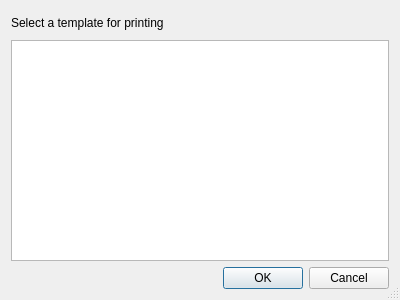
<?xml version="1.0" encoding="UTF-8"?>
<ui version="4.0">
 <class>SelectPrintingTemplateDialog</class>
 <widget class="QDialog" name="SelectPrintingTemplateDialog">
  <property name="geometry">
   <rect>
    <x>0</x>
    <y>0</y>
    <width>400</width>
    <height>300</height>
   </rect>
  </property>
  <property name="windowTitle">
   <string>Select Print Template</string>
  </property>
  <property name="sizeGripEnabled">
   <bool>true</bool>
  </property>
  <layout class="QVBoxLayout" name="verticalLayout">
   <item>
    <layout class="QHBoxLayout" name="horizontalLayout">
     <item>
      <widget class="QLabel" name="label">
       <property name="text">
        <string>Select a template for printing</string>
       </property>
      </widget>
     </item>
     <item>
      <widget class="QToolButton" name="w_update">
       <property name="icon">
        <iconset resource="../brickstore.qrc">
         <normaloff>:/images/extras_update_database.png</normaloff>:/images/extras_update_database.png</iconset>
       </property>
       <property name="autoRaise">
        <bool>true</bool>
       </property>
      </widget>
     </item>
    </layout>
   </item>
   <item>
    <widget class="QListView" name="w_list">
     <property name="alternatingRowColors">
      <bool>true</bool>
     </property>
     <property name="wordWrap">
      <bool>true</bool>
     </property>
    </widget>
   </item>
   <item>
    <widget class="QDialogButtonBox" name="w_buttons">
     <property name="orientation">
      <enum>Qt::Horizontal</enum>
     </property>
     <property name="standardButtons">
      <set>QDialogButtonBox::Cancel|QDialogButtonBox::Ok</set>
     </property>
    </widget>
   </item>
  </layout>
 </widget>
 <resources>
  <include location="../brickstore.qrc"/>
 </resources>
 <connections>
  <connection>
   <sender>w_buttons</sender>
   <signal>accepted()</signal>
   <receiver>SelectPrintingTemplateDialog</receiver>
   <slot>accept()</slot>
   <hints>
    <hint type="sourcelabel">
     <x>199</x>
     <y>279</y>
    </hint>
    <hint type="destinationlabel">
     <x>199</x>
     <y>149</y>
    </hint>
   </hints>
  </connection>
  <connection>
   <sender>w_buttons</sender>
   <signal>rejected()</signal>
   <receiver>SelectPrintingTemplateDialog</receiver>
   <slot>reject()</slot>
   <hints>
    <hint type="sourcelabel">
     <x>199</x>
     <y>279</y>
    </hint>
    <hint type="destinationlabel">
     <x>199</x>
     <y>149</y>
    </hint>
   </hints>
  </connection>
 </connections>
</ui>
